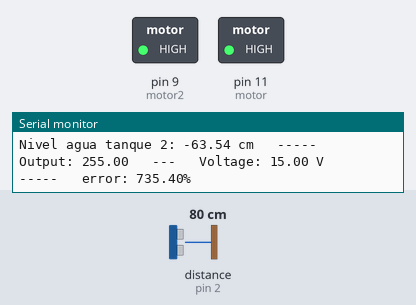
A sketch run on a simulated Arduino Uno, built with avr-gcc and run on an emulated ATmega328P. Shown: switched loads named in the sketch (green lamp = pin HIGH), the last lines printed to the serial monitor. Wiring (inferred from the names in the program): ultrasonic range finder: trigger pin 4; echo pin 2. The test bench sets the inputs (shaded band); at power-on: distance to the obstacle (sensor on pin 2) 80 cm. The echo pulse lasts 58.3 µs per cm; pins used as bus, display or sensor lines are not drawn.

Above: at 1.2 s.
1.3 s: distance to the obstacle (sensor on pin 2) set to 2 cm
At 4.1 s:
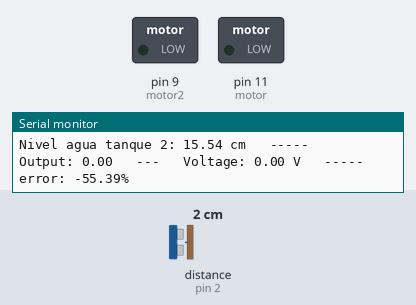
4.3 s: distance to the obstacle (sensor on pin 2) set to 9 cm
At 5.85 s:
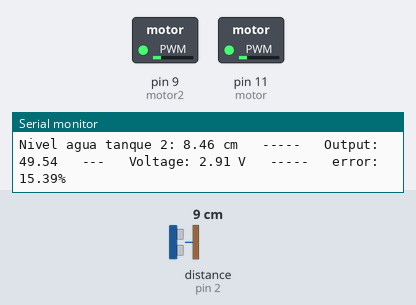
7.3 s: distance to the obstacle (sensor on pin 2) set to 4 cm
10.3 s: distance to the obstacle (sensor on pin 2) set to 120 cm
At 11.6 s:
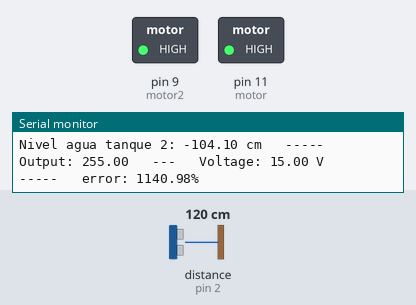
Timing chart, 0 to 13.0 s (numbered marks = the images above; inputs shaded):
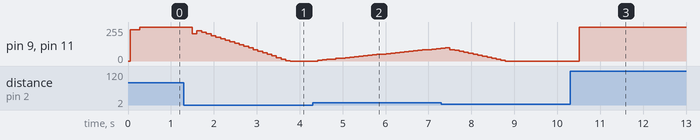

Measured:
- after the input at 1.3 s, pin 9 (motor2), pin 11 (motor): 255/255 → 203/255 after 0.19 s, → 227/255 0.11 s later, → 215/255 0.11 s later, → 203/255 0.11 s later, … (22 changes in this stretch)
- after the input at 4.3 s, pin 9 (motor2), pin 11 (motor): moves from 0/255 to 96/255 over 2.9 s, starting after 0.12 s
- after the input at 10.3 s, pin 9 (motor2), pin 11 (motor): 0/255 → 255/255 after 0.21 s

The sketch:

pid_ziegler.ino
```cpp
#include <PID_v1.h>

//Define Variables we'll be connecting to
double Setpoint, Input, Output;
double Kp = 0.6, Ki = 21.8412, Kd = 0.0458;
//Specify the links and initial tuning parameters
PID myPID(&Input, &Output, &Setpoint,Kp,Ki,Kd, DIRECT);

/**
 * The digital pin that receives input from the ultrasonic sensor.
 */
const int echoPin = 2;
/**
 * The digital pin that sends output to the ultrasonic sensor.
 */
const int trigPin = 4;


#define motor 11 // 1 bomba
#define motor2 9//2 bomba

void runMotor(int time_us, double pwm_value); //função para controle do motor

unsigned short pwm_value = 0x00; //armazena valor do duty cycle para PWM

void setup() {
  pinMode(motor, OUTPUT); //saida para o motor
  digitalWrite(motor, LOW); // motor inicia desligado

  pinMode(motor2, OUTPUT); //saida para o motor 2
  digitalWrite(motor2, LOW); // motor 2 inicia desligado

  pinMode(echoPin, INPUT);  // Register echoPin for receiving input
  pinMode(trigPin, OUTPUT);  // Register trigPin for sending output
  //initialize the variables we're linked to
  Input = 0;
  Setpoint = 10;

  //turn the PID on
  myPID.SetMode(AUTOMATIC);
  Serial.begin(9600);  // Begin serial communication to receive data from the ultrasonic sensor
}

void loop() {
  // Send a short low pulse to ensure a clean high one.
  digitalWrite(trigPin, LOW);
  delayMicroseconds(2);

  // Send a ten-second high pulse.
  digitalWrite(trigPin, HIGH);
  delayMicroseconds(10);
  digitalWrite(trigPin, LOW);

  // Store the high pulse's duration.
  const long duration = pulseIn(echoPin, HIGH);

  // Calculate and print the distance to the target.
  const double distance = 17 - microsecondsToDistance(duration);
  Serial.print("Nivel agua tanque 2: ");
  Serial.print(distance, 2);
  Serial.print(" cm   -----   ");
  Input = distance;
  myPID.Compute();
  Serial.print("Output: ");
  Serial.print(Output, 2);
  Serial.print("   ---   Voltage: ");
  Serial.print(Output/17, 2);
  Serial.print(" V   -----   ");
  Serial.print("error: ");
  Serial.print((Setpoint - distance)*10, 2);
  Serial.println("%");
  runMotor(4000,Output);
}


void runMotor(int time_us, double pwm_value)
{

  analogWrite(motor, pwm_value); //atualiza PWM do motor
  analogWrite(motor2, pwm_value);
  delayMicroseconds(time_us); //pelo tempo determinado no parâmetro

} //end runMotor

/**
 * @param microseconds a number of microseconds
 * @return the conversion of the provided microseconds into a distance
 */
const double microsecondsToDistance(const long microseconds) {
  // Initialize m and b to their respective values in the formula, y = mx + b.
  // y = distance, x = time (in microseconds).
  const double m = 0.01739163974;
  const double b = -0.2610713059;

  return m * microseconds + b;
}
```
